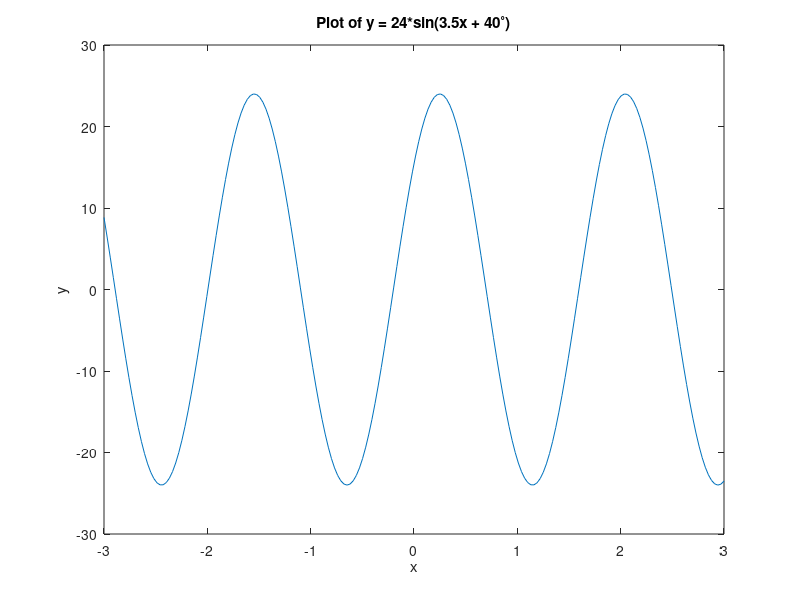

This chart was generated by the following MATLAB code:
% Define the range of x values
x = linspace(-3, 3, 200);

% Convert the angle from degrees to radians
a_deg = 40;
a_rad = deg2rad(a_deg);

% Calculate y values using the equation
y = 24 * sin(3.5 * x + a_rad);

% Find the value of y for x = 1
x_1 = 1;
y_1 = 24 * sin(3.5 * x_1 + a_rad);

% Find the value of y for x = 2
x_2 = 2;
y_2 = 24 * sin(3.5 * x_2 + a_rad);

% Plot the curve
figure;
plot(x, y)
title('Plot of y = 24*sin(3.5x + 40^\circ)')
xlabel('x')
ylabel('y')

% Display the values
fprintf('Value of y for x = 2: %.2f\n', y_2);
fprintf('Value of y for x = 1: %.2f\n', y_1);
